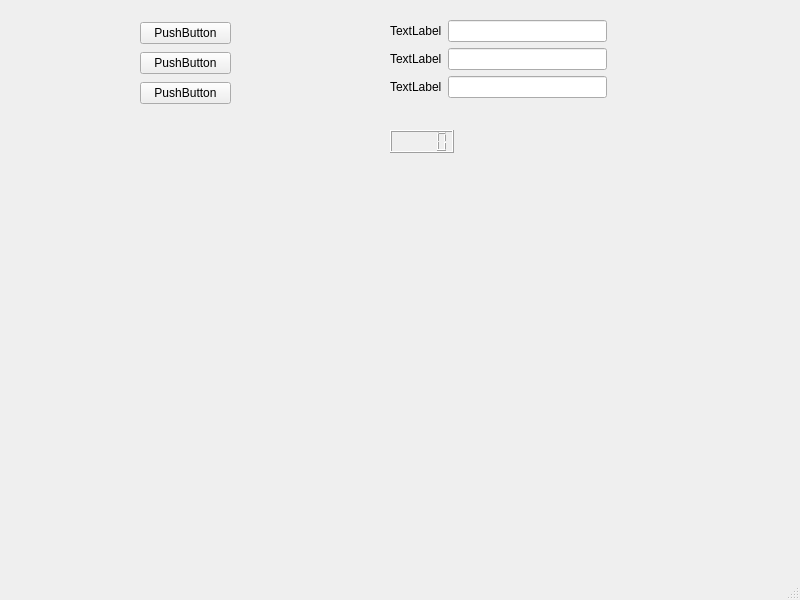
<?xml version="1.0" encoding="UTF-8"?>
<ui version="4.0">
 <class>MainWindow</class>
 <widget class="QMainWindow" name="MainWindow">
  <property name="geometry">
   <rect>
    <x>0</x>
    <y>0</y>
    <width>800</width>
    <height>600</height>
   </rect>
  </property>
  <property name="windowTitle">
   <string>MainWindow</string>
  </property>
  <widget class="QWidget" name="centralwidget">
   <widget class="QLCDNumber" name="lcdNumber">
    <property name="geometry">
     <rect>
      <x>390</x>
      <y>130</y>
      <width>64</width>
      <height>23</height>
     </rect>
    </property>
   </widget>
   <widget class="QWidget" name="layoutWidget">
    <property name="geometry">
     <rect>
      <x>140</x>
      <y>20</y>
      <width>91</width>
      <height>89</height>
     </rect>
    </property>
    <layout class="QVBoxLayout" name="verticalLayout">
     <item>
      <widget class="QPushButton" name="pushButton">
       <property name="text">
        <string>PushButton</string>
       </property>
      </widget>
     </item>
     <item>
      <widget class="QPushButton" name="pushButton_2">
       <property name="text">
        <string>PushButton</string>
       </property>
      </widget>
     </item>
     <item>
      <widget class="QPushButton" name="pushButton_3">
       <property name="text">
        <string>PushButton</string>
       </property>
      </widget>
     </item>
    </layout>
   </widget>
   <widget class="QWidget" name="layoutWidget">
    <property name="geometry">
     <rect>
      <x>390</x>
      <y>20</y>
      <width>217</width>
      <height>89</height>
     </rect>
    </property>
    <layout class="QFormLayout" name="formLayout">
     <item row="0" column="0">
      <widget class="QLabel" name="label">
       <property name="text">
        <string>TextLabel</string>
       </property>
      </widget>
     </item>
     <item row="0" column="1">
      <widget class="QLineEdit" name="lineEdit"/>
     </item>
     <item row="1" column="0">
      <widget class="QLabel" name="label_2">
       <property name="text">
        <string>TextLabel</string>
       </property>
      </widget>
     </item>
     <item row="1" column="1">
      <widget class="QLineEdit" name="lineEdit_2"/>
     </item>
     <item row="2" column="0">
      <widget class="QLabel" name="label_3">
       <property name="text">
        <string>TextLabel</string>
       </property>
      </widget>
     </item>
     <item row="2" column="1">
      <widget class="QLineEdit" name="lineEdit_3"/>
     </item>
    </layout>
   </widget>
  </widget>
  <widget class="QMenuBar" name="menubar">
   <property name="geometry">
    <rect>
     <x>0</x>
     <y>0</y>
     <width>800</width>
     <height>28</height>
    </rect>
   </property>
  </widget>
  <widget class="QStatusBar" name="statusbar"/>
 </widget>
 <resources/>
 <connections/>
 <slots>
  <slot>setNum()</slot>
 </slots>
</ui>
